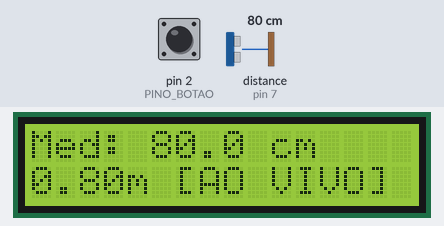
The sketch below on a simulated Arduino Uno, built with avr-gcc and run on an emulated ATmega328P. Shown: 16×2 character LCD. Wiring (inferred from the names in the program): ultrasonic range finder: trigger pin 6; echo pin 7. The test bench sets the inputs (shaded band); at power-on: pin 2 (PINO_BOTAO) HIGH, distance to the obstacle (sensor on pin 7) 80 cm. The echo pulse lasts 58.3 µs per cm; what the sketch prints to the serial monitor is not drawn.

Above: at 2.2 s.
2.3 s: pin 2 (PINO_BOTAO) pulled LOW for 0.15 s
At 3.5 s:
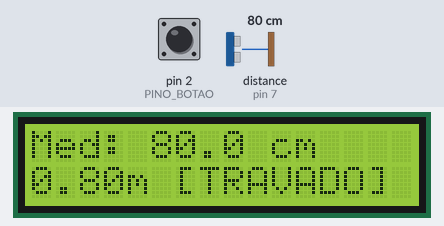
3.9 s: pin 2 (PINO_BOTAO) pulled LOW for 1 s
At 5.4 s:
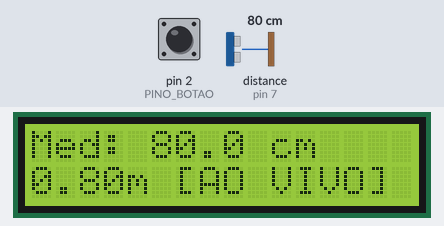
7.9 s: distance to the obstacle (sensor on pin 7) set to 4 cm
At 8.8 s:
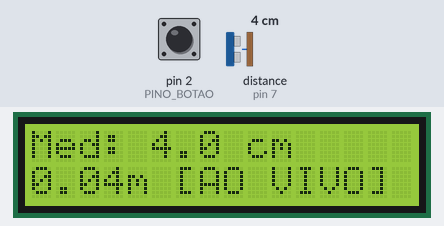
9.5 s: distance to the obstacle (sensor on pin 7) set to 2 cm
At 11.2 s:
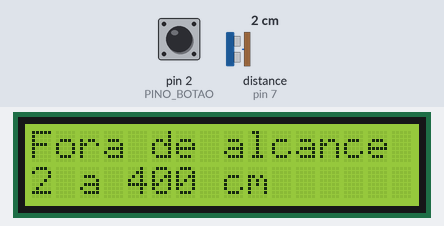
11.5 s: pin 2 (PINO_BOTAO) pulled LOW for 0.15 s
At 12.5 s:
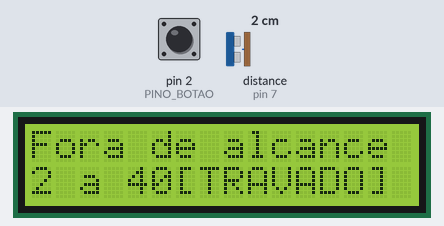
13.1 s: pin 2 (PINO_BOTAO) pulled LOW for 3.2 s
At 13.37 s:
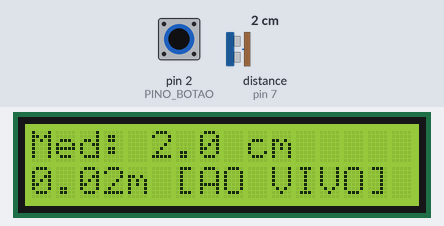
Timing chart, 0 to 16.1 s (numbered marks = the images above; inputs shaded):
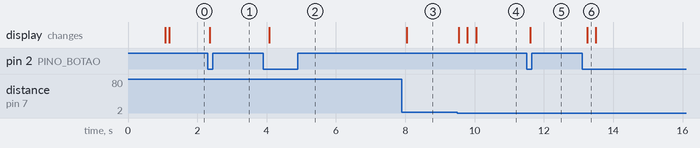

The sketch:

p34_trena_digital_com_lcd.ino
```cpp
/*
 * Projeto 34: Trena Digital com LCD
 * O que faz: Mede distância com média de 5 amostras no HC-SR04, mostra em cm e m no LCD e possui botão HOLD.
 * Ligações: D2 (Botão HOLD), D6 (Trig), D7 (Echo), A4 (LCD SDA), A5 (LCD SCL)
 * Bibliotecas: Wire, LiquidCrystal I2C
 * Material: 80 Projetos Arduino
 */

#include <Wire.h>
#include <LiquidCrystal_I2C.h>

const byte PINO_BOTAO = 2;     // Botão de congelar leitura (HOLD)
const byte PINO_TRIG = 6;      // Trig do HC-SR04
const byte PINO_ECHO = 7;      // Echo do HC-SR04
const byte PINO_I2C_SDA = A4;  // LCD SDA
const byte PINO_I2C_SCL = A5;  // LCD SCL

const byte ENDERECO_LCD = 0x27;      // AJUSTE AQUI: 0x27 ou 0x3F
const float OFFSET_CAIXA_CM = 0.0;   // AJUSTE AQUI: acrescente o tamanho da caixa se medir pela traseira

LiquidCrystal_I2C lcd(ENDERECO_LCD, 16, 2);

bool modoHold = false;
bool botaoAnterior = HIGH;
unsigned long ultimaMedidaMs = 0;

float medirMediaCm() {
  float soma = 0.0;
  byte validas = 0;

  for (byte i = 0; i < 5; i++) {
    digitalWrite(PINO_TRIG, LOW);
    delayMicroseconds(2);
    digitalWrite(PINO_TRIG, HIGH);
    delayMicroseconds(10);
    digitalWrite(PINO_TRIG, LOW);

    unsigned long dur = pulseIn(PINO_ECHO, HIGH, 30000UL);
    if (dur > 0) {
      float cm = (dur * 0.0343f) / 2.0f;
      if (cm >= 2.0f && cm <= 400.0f) {
        soma += cm;
        validas++;
      }
    }
    delay(12);
  }

  if (validas == 0) return -1.0f;
  return (soma / validas) + OFFSET_CAIXA_CM;
}

void setup() {
  Serial.begin(9600);
  (void)PINO_I2C_SDA;
  (void)PINO_I2C_SCL;

  pinMode(PINO_BOTAO, INPUT_PULLUP);
  pinMode(PINO_TRIG, OUTPUT);
  pinMode(PINO_ECHO, INPUT);

  lcd.init();
  lcd.backlight();
  lcd.setCursor(0, 0);
  lcd.print(F("Trena Digital"));
  Serial.println(F("Sistema pronto! Trena Digital com LCD iniciada."));
  delay(1000);
  lcd.clear();
}

void loop() {
  bool leituraBtn = digitalRead(PINO_BOTAO);
  if (botaoAnterior == HIGH && leituraBtn == LOW) {
    modoHold = !modoHold;
    Serial.println(modoHold ? F("Botão HOLD acionado -> Medida congelada na tela!") : F("Modo AO VIVO retomado."));
    delay(50);
  }
  botaoAnterior = leituraBtn;

  if (!modoHold && (millis() - ultimaMedidaMs >= 250)) {
    ultimaMedidaMs = millis();
    float cm = medirMediaCm();

    lcd.setCursor(0, 0);
    if (cm < 0) {
      lcd.print(F("Fora de alcance "));
      lcd.setCursor(0, 1);
      lcd.print(F("2 a 400 cm      "));
    } else {
      float metros = cm / 100.0f;
      lcd.print(F("Med: "));
      lcd.print(cm, 1);
      lcd.print(F(" cm    "));

      lcd.setCursor(0, 1);
      lcd.print(metros, 2);
      lcd.print(F("m [AO VIVO] "));

      Serial.print(F("Distância média: "));
      Serial.print(cm, 1);
      Serial.print(F(" cm ("));
      Serial.print(metros, 2);
      Serial.println(F(" m) [AO VIVO]"));
    }
  } else if (modoHold) {
    lcd.setCursor(6, 1);
    lcd.print(F("[TRAVADO] "));
  }
}
```

Measured:
- the behaviour switches between 3 and 2 cm on distance to the obstacle (sensor on pin 7) (found by bisection; images 3 and 4)
- after the input at 2.3 s, the display: changes after 0.06 s (image 1)
- after the input at 3.9 s, the display: changes after 0.17 s (image 2)
- after the input at 7.9 s, the display: changes after 0.15 s (image 3)
- after the input at 9.5 s, the display: first changes after 0.05 s (image 4 shows a later state)
- after the input at 11.5 s, the display: changes after 0.11 s (image 5)
- after the input at 13.1 s, the display: changes after 0.15 s (image 6)
